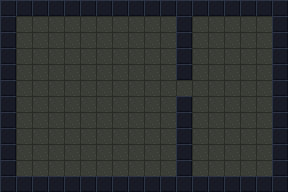

The image is a tile-based game level rendered from a .tmx file. Its description and complete source (layers, tilesets, objects, tile grids) follow:
An orthogonal 18x12 tile map with 16x16 px tiles, 2 tile layers (ground, collision) and 13 objects (player, door, shut, tall, quiet, ...).

<map version="1.10" tiledversion="1.10.2" orientation="orthogonal" renderorder="right-down" width="18" height="12" tilewidth="16" tileheight="16" infinite="0" nextlayerid="5" nextobjectid="14">
 <tileset firstgid="1" source="chirp_tiles.tsx" />
 <layer id="1" name="ground" width="18" height="12">
  <data encoding="csv">
1,1,1,1,1,1,1,1,1,1,1,1,1,1,1,1,1,1,
1,1,1,1,1,1,1,1,1,1,1,1,1,1,1,1,1,1,
1,1,1,1,1,1,1,1,1,1,1,1,1,1,1,1,1,1,
1,1,1,1,1,1,1,1,1,1,1,1,1,1,1,1,1,1,
1,1,1,1,1,1,1,1,1,1,1,1,1,1,1,1,1,1,
1,1,1,1,1,1,1,1,1,1,1,1,1,1,1,1,1,1,
1,1,1,1,1,1,1,1,1,1,1,1,1,1,1,1,1,1,
1,1,1,1,1,1,1,1,1,1,1,1,1,1,1,1,1,1,
1,1,1,1,1,1,1,1,1,1,1,1,1,1,1,1,1,1,
1,1,1,1,1,1,1,1,1,1,1,1,1,1,1,1,1,1,
1,1,1,1,1,1,1,1,1,1,1,1,1,1,1,1,1,1,
1,1,1,1,1,1,1,1,1,1,1,1,1,1,1,1,1,1
</data>
 </layer>
 <layer id="2" name="collision" width="18" height="12">
  <data encoding="csv">
2,2,2,2,2,2,2,2,2,2,2,2,2,2,2,2,2,2,
2,0,0,0,0,0,0,0,0,0,0,2,0,0,0,0,0,2,
2,0,0,0,0,0,0,0,0,0,0,2,0,0,0,0,0,2,
2,0,0,0,0,0,0,0,0,0,0,2,0,0,0,0,0,2,
2,0,0,0,0,0,0,0,0,0,0,2,0,0,0,0,0,2,
2,0,0,0,0,0,0,0,0,0,0,0,0,0,0,0,0,2,
2,0,0,0,0,0,0,0,0,0,0,2,0,0,0,0,0,2,
2,0,0,0,0,0,0,0,0,0,0,2,0,0,0,0,0,2,
2,0,0,0,0,0,0,0,0,0,0,2,0,0,0,0,0,2,
2,0,0,0,0,0,0,0,0,0,0,2,0,0,0,0,0,2,
2,0,0,0,0,0,0,0,0,0,0,2,0,0,0,0,0,2,
2,2,2,2,2,2,2,2,2,2,2,2,2,2,2,2,2,2
</data>
 </layer>
 <objectgroup id="3" name="entities">
  <object id="1" name="player" x="32" y="32" width="16" height="16" />
  <object id="2" name="door" x="176" y="80" width="16" height="16">
   <properties>
    <property name="clan" type="int" value="0" />
    <property name="family" type="int" value="0" />
    <property name="role" value="caller" />
    <property name="is_blocker" type="bool" value="true" />
    <property name="flee_route" value="flee_door" />
   </properties>
  </object>
  <object id="3" name="shut" x="224" y="80" width="16" height="16">
   <properties>
    <property name="clan" type="int" value="0" />
    <property name="family" type="int" value="0" />
    <property name="role" value="responder" />
    <property name="is_blocker" type="bool" value="false" />
    <property name="flee_route" value="flee_shut" />
   </properties>
  </object>
  <object id="4" name="tall" x="48" y="32" width="16" height="16">
   <properties>
    <property name="clan" type="int" value="1" />
    <property name="family" type="int" value="3" />
    <property name="role" value="caller" />
    <property name="is_blocker" type="bool" value="false" />
    <property name="flee_route" value="flee_tall" />
   </properties>
  </object>
  <object id="5" name="quiet" x="128" y="144" width="16" height="16">
   <properties>
    <property name="clan" type="int" value="1" />
    <property name="family" type="int" value="3" />
    <property name="role" value="responder" />
    <property name="is_blocker" type="bool" value="false" />
    <property name="flee_route" value="flee_quiet" />
   </properties>
  </object>
  <object id="6" name="near" x="80" y="112" width="16" height="16">
   <properties>
    <property name="clan" type="int" value="1" />
    <property name="family" type="int" value="0" />
    <property name="role" value="caller" />
    <property name="is_blocker" type="bool" value="false" />
    <property name="flee_route" value="flee_near" />
   </properties>
  </object>
  <object id="7" name="far" x="144" y="48" width="16" height="16">
   <properties>
    <property name="clan" type="int" value="1" />
    <property name="family" type="int" value="0" />
    <property name="role" value="responder" />
    <property name="is_blocker" type="bool" value="false" />
    <property name="flee_route" value="flee_far" />
   </properties>
  </object>
 </objectgroup>
 <objectgroup id="4" name="zones">
  <object id="8" name="flee_door" x="176" y="80">
   <polyline points="0,0 -16,0 -32,0" />
  </object>
  <object id="9" name="flee_shut" x="224" y="80">
   <polyline points="0,0 16,0 32,0" />
  </object>
  <object id="10" name="flee_tall" x="48" y="32">
   <polyline points="0,0 16,0 32,0" />
  </object>
  <object id="11" name="flee_quiet" x="128" y="144">
   <polyline points="0,0 -16,0 -32,0" />
  </object>
  <object id="12" name="flee_near" x="80" y="112">
   <polyline points="0,0 0,16 0,32" />
  </object>
  <object id="13" name="flee_far" x="144" y="48">
   <polyline points="0,0 0,16 0,32" />
  </object>
 </objectgroup>
</map>
